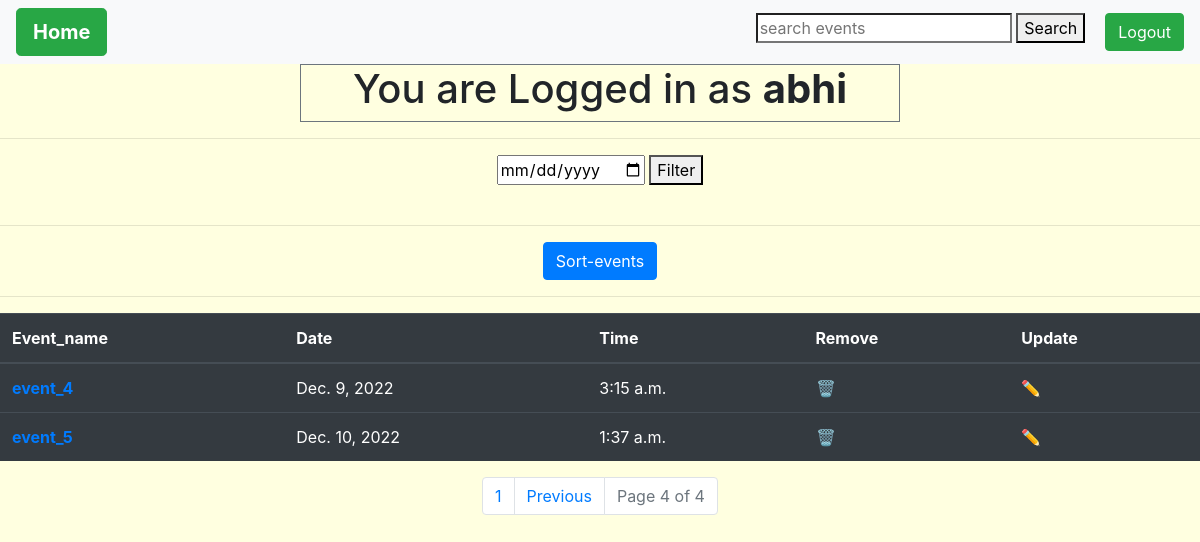
Before: /see_you_hosted/?page=5&sort_events=None (signed in) with the older database file.
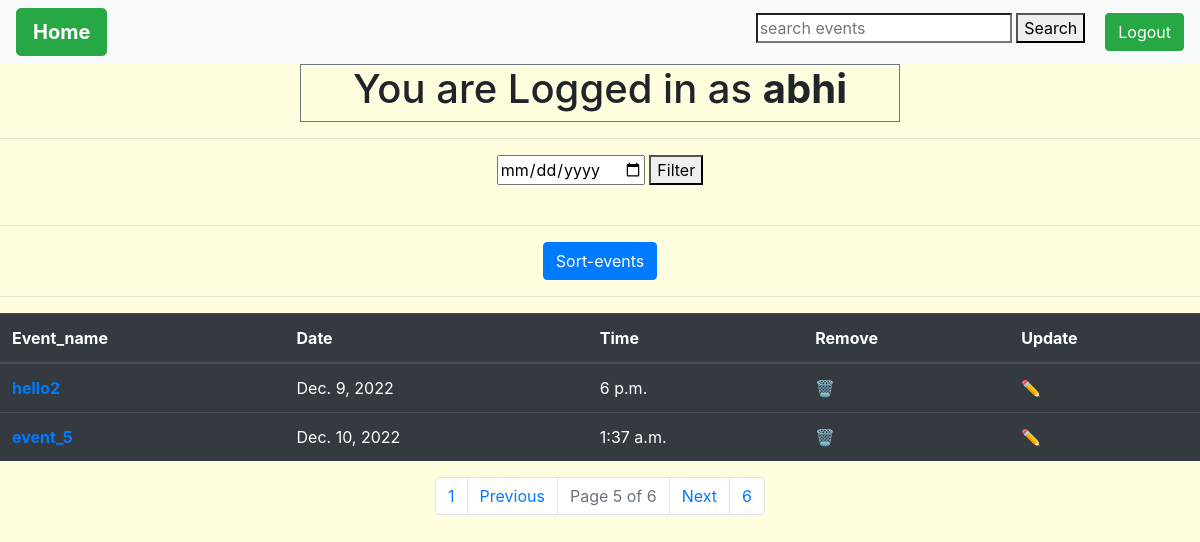
After: the same page with the newer database file.
### app/models.py (models this page shows, shortened)
class events(models.Model):
    host = models.ForeignKey(
        User, on_delete=models.CASCADE, default='request.user', related_name='users')
    event_name = models.CharField(max_length=100)
    date = models.DateField(null=True,validators=[validate_date])
    time = models.TimeField(null=True)
    invited_user = models.ManyToManyField(User, blank=True)

### app/views/events.py (the view)
# urls.py: path('see_you_hosted/',events.events_hosted_by_you,name='you_hosted'),
@login_required(login_url='login')
def events_hosted_by_you(request):
    sort_events = request.GET.get('sort_events')
    date_filter = request.GET.get('date_filter')
    user = request.user
    message = None
    if sort_events is not None:
        obj = events.objects.filter(host=user).order_by('date', 'time')
    else:
        obj = events.objects.filter(host=user)
    if len(obj) == 0:
        message = "Nothing to Show."
    p = Paginator(obj, 2)
    page = request.GET.get('page')
    obj = p.get_page(page)
    context = {
        'objs': obj,
        'message': message,
        'sort_events': sort_events,
        'date_filter': date_filter
    }
    return render(request, 'see_events_hosted_by_you.html', context)

### app/templates/see_events_hosted_by_you.html (shortened to what this page needs)
{% extends 'base.html' %}
{% block content %}
<center>
  <form action="/date_filter" method="post">
    <input required type="date" name="date" id="">
    <button type="submit">Filter</button>
  </form>
  <br>
  {% if message %}
  <h1><b>{{message}}</b></h1>
  {% else %}
  <hr>
  <a name="" id="" class="btn btn-primary" href="?sort_events=1" role="button">Sort-events</a>
  <br>
  <hr>
  <table class="table table-dark">
    <thead>
      <tr>
        <th scope="col">Event_name</th>
        <th scope="col">Date</th>
        <th scope="col">Time</th>
        <th scope="col">Remove</th>
        <th scope="col">Update </th>
      </tr>
    </thead>
    <tbody>
      {% for obj in objs %}
      <tr>
        <th scope="row"><a href="/get_this_event/{{obj.id}}">{{obj.event_name}}</a></th>
        <td>{{obj.date}}</td>
        <td>{{obj.time}}</td>
        <td>
          <a href="/remove_event/{{obj.id}}">🗑️</a>
        </td>
        <td>
          <a href="/update_event/{{obj.id}}">✏️</a>
        </td>
      </tr>
      {% endfor %}
    </tbody>
  </table>
  <nav aria-label="Page navigation example" mt-30>
    <ul class="pagination justify-content-center">
      {% if objs.has_previous %}
      <li class="page-item"><a class="page-link" href="?page=1&sort_events={{sort_events}}">1</a></li>
      <li class="page-item"><a class="page-link"
          href="?page={{objs.previous_page_number}}&sort_events={{sort_events}}">Previous</a></li>
      {% endif %}
      <li class="page-item disabled">
        <a class="page-link" href="#" tabindex="-1">Page {{objs.number}} of {{objs.paginator.num_pages}}</a>
      </li>
      {% if objs.has_next %}
      <li class="page-item"><a class="page-link"
          href="?page={{objs.next_page_number}}&sort_events={{sort_events}}">Next</a></li>
      <li class="page-item"><a class="page-link"
          href="?page={{objs.paginator.num_pages}}&sort_events={{sort_events}}">{{objs.paginator.num_pages}}</a></li>
      {% endif %}
    </ul>
  </nav>
  {% endif %}
</center>
{% endblock %}

### app/templates/base.html (shortened to what this page needs)
<!doctype html>
<html lang="en">
<head>
    <link rel="stylesheet" href="https://cdn.jsdelivr.net/npm/bootstrap@4.3.1/dist/css/bootstrap.min.css"
>
</head>
<body  style="background-color:lightyellow">
    <nav class="navbar navbar-expand-lg navbar-light bg-light">
        <div class="collapse navbar-collapse" id="navbarSupportedContent">
            <ul class="navbar-nav mr-auto">
                <li class="nav-item active">
                    <a class="btn btn-success btn-lg" href="/"><b>Home</b></a>
                </li>
            </ul>
            <ul class="navbar-nav my-2 my-lg-0">
                {% if request.user.is_authenticated %}
                <li class="nav-item ">
                    <form action="{% url 'search_events' %}" method="post">
                        <input required type="search" name="searched" id="" placeholder="search events">
                        <button class="" type="submit">Search</button>
                    </form>
                </li>
                <li class="nav-item " style="margin-left: 20px;">
                    <a class="btn btn-success" href="/logout">Logout<span class="sr-only">(current)</span></a>
                </li>
                {% endif %}
        </div>
    </nav>
    <center>
        {% if request.user.is_authenticated %}
        <div class="border border-secondary" style="width: 600px;">
        <h1>You are Logged in as <b>{{user}}</b></h1>
        </div>
        {% endif %}
    </center>
    <hr>
    {% block content %}
    {% endblock %}
</body>
</html>

Changed rows visible on the page:
no longer on this page (row unchanged): events: event_name "event_4", date "Dec. 9, 2022", time "3:15 a.m."
added events: event_name "hello2", date "Dec. 9, 2022", time "6 p.m."
Other visible differences:
{{ objs.number }}: "4" → "5"
{{ objs.paginator.num_pages }}: "4" → "6"
{{ objs.paginator.num_pages }}: (not shown) → "6"
text now shown: "Next"
